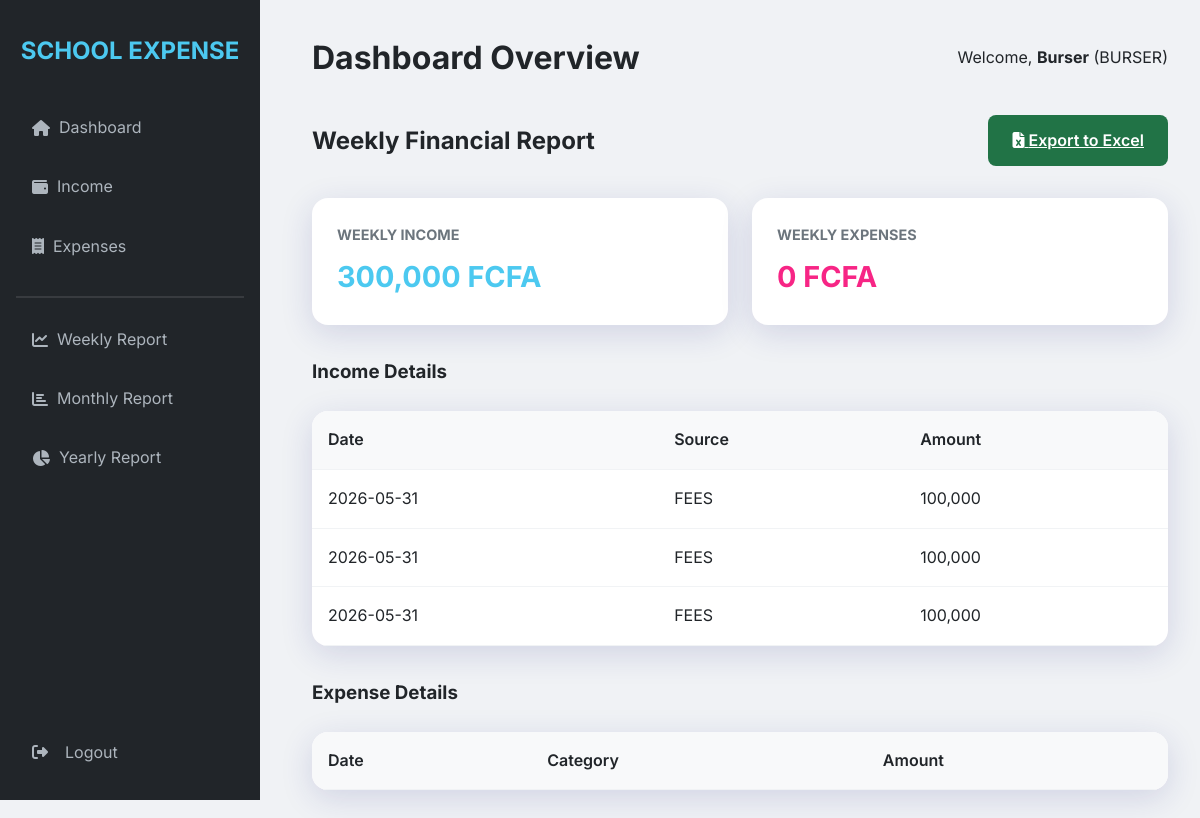
/reports/weekly (signed in), run on the app's committed database.
### models.py (models this page shows, shortened)
class User(UserMixin, db.Model):
    id = db.Column(db.Integer, primary_key=True)
    username = db.Column(db.String(64), unique=True, nullable=False)
    email = db.Column(db.String(120), unique=True, nullable=False)
    password_hash = db.Column(db.String(512), nullable=False)  # Increased to 512 for scrypt hash
    role = db.Column(db.String(20), nullable=False)  # SUPER_ADMIN, PRINCIPAL, BURSER, ACCOUNTANT, SECRETARY

class Income(db.Model):
    id = db.Column(db.Integer, primary_key=True)
    amount = db.Column(db.Float, nullable=False)
    source = db.Column(db.String(100), nullable=False)
    student_name = db.Column(db.String(100))
    student_session = db.Column(db.String(100))  # Anglophone or Francophone
    student_class = db.Column(db.String(100))
    section = db.Column(db.String(100))
    pta_level = db.Column(db.String(100))
    description = db.Column(db.Text)
    date = db.Column(db.DateTime, default=datetime.utcnow)
    added_by = db.Column(db.Integer, db.ForeignKey('user.id'))

### routes.py (the view)
    @app.route('/reports/<type>')
    @login_required
    def view_report(type):
        if type == 'weekly':
            template_name = 'reports/weekly_report.html'
            start_date = datetime.utcnow() - timedelta(days=7)
        elif type == 'monthly':
            template_name = 'reports/monthly_report.html'
            start_date = datetime.utcnow() - timedelta(days=30)
        elif type == 'yearly':
            template_name = 'reports/yearly_report.html'
            start_date = datetime.utcnow() - timedelta(days=365)
        else:
            abort(404)
        incomes = Income.query.filter(Income.date >= start_date).all()
        expenses = Expense.query.filter(Expense.date >= start_date).all()
        return render_template(template_name, incomes=incomes, expenses=expenses)

### app.py (called while the page is built)
def create_app():
    app = Flask(__name__)
    app.config.from_object(Config)
    app.secret_key = app.config.get('SECRET_KEY')
    if app.config.get('ENV') == 'production' and app.secret_key in (None, '', 'change_this_dev_secret'):
        raise RuntimeError('SECRET_KEY must be set in environment for production deployment')
    CSRFProtect(app)
    db.init_app(app)
    login_manager = LoginManager()
    login_manager.login_view = 'login'
    login_manager.init_app(app)
    @login_manager.user_loader
    def load_user(user_id):
        return User.query.get(int(user_id))
    with app.app_context():
        db.create_all()
        fix_username_column(app)
        ensure_schema_columns(app)
        ensure_default_staff(app)
        ensure_default_school_settings(app)
        ensure_admin_user(app)
    register_routes(app)
    return app

### templates/reports/weekly_report.html (shortened to what this page needs)
{% extends "base.html" %}
{% block content %}
<div style="display: flex; justify-content: space-between; align-items: center; margin-bottom: 2rem;">
    <h2>Weekly Financial Report</h2>
    <a href="{{ url_for('export_excel', type='weekly') }}" class="btn btn-primary" style="background: #217346;"><i class="fas fa-file-excel"></i> Export to Excel</a>
</div>
<div class="stats-grid">
    <div class="card">
        <h3>Weekly Income</h3>
        <div class="value" style="color: var(--success);">{{ "{:,.0f}".format(incomes|sum(attribute='amount')) }} FCFA</div>
    </div>
    <div class="card">
        <h3>Weekly Expenses</h3>
        <div class="value" style="color: var(--warning);">{{ "{:,.0f}".format(expenses|sum(attribute='amount')) }} FCFA</div>
    </div>
</div>
<h3>Income Details</h3>
<div class="table-container" style="margin-bottom: 2rem;">
    <table>
        <thead>
            <tr><th>Date</th><th>Source</th><th>Amount</th></tr>
        </thead>
        <tbody>
            {% for income in incomes %}
            <tr><td>{{ income.date.strftime('%Y-%m-%d') }}</td><td>{{ income.source }}</td><td>{{ "{:,.0f}".format(income.amount) }}</td></tr>
            {% endfor %}
        </tbody>
    </table>
</div>
<h3>Expense Details</h3>
<div class="table-container">
    <table>
        <thead>
            <tr><th>Date</th><th>Category</th><th>Amount</th></tr>
        </thead>
    </table>
</div>
{% endblock %}

### templates/base.html (shortened to what this page needs)
<!DOCTYPE html>
<html lang="en">
<head>
    <link rel="stylesheet" href="{{ url_for('static', filename='css/style.css') }}">
    <link rel="stylesheet" href="https://cdnjs.cloudflare.com/ajax/libs/font-awesome/6.4.0/css/all.min.css">
</head>
<body>
    {% if current_user.is_authenticated %}
    <div class="app-container">
        <aside class="sidebar">
            <h2>SCHOOL EXPENSE</h2>
            <nav>
                <ul class="nav-links">
                    <li><a href="{{ url_for('dashboard') }}" class="{{ 'active' if request.endpoint == 'dashboard' }}"><i class="fas fa-home"></i> &nbsp; Dashboard</a></li>
                    <li><a href="{{ url_for('view_income') }}" class="{{ 'active' if 'income' in request.endpoint }}"><i class="fas fa-wallet"></i> &nbsp; Income</a></li>
                    <li><a href="{{ url_for('view_expenses') }}" class="{{ 'active' if 'expenses' in request.endpoint }}"><i class="fas fa-receipt"></i> &nbsp; Expenses</a></li>
                    <hr style="margin: 1rem 0; border: 0.5px solid rgba(255,255,255,0.1)">
                    <li><a href="{{ url_for('view_report', type='weekly') }}"><i class="fas fa-chart-line"></i> &nbsp; Weekly Report</a></li>
                    <li><a href="{{ url_for('view_report', type='monthly') }}"><i class="fas fa-chart-bar"></i> &nbsp; Monthly Report</a></li>
                    <li><a href="{{ url_for('view_report', type='yearly') }}"><i class="fas fa-chart-pie"></i> &nbsp; Yearly Report</a></li>
                    <li style="margin-top: auto;">
                        <form method="post" action="{{ url_for('logout') }}" style="margin: 0; width: 100%;">
                            <button type="submit" class="logout-btn">
                                <i class="fas fa-sign-out-alt"></i> &nbsp; Logout
                            </button>
                        </form>
                    </li>
                </ul>
            </nav>
        </aside>
        <main class="main-content">
            <header style="margin-bottom: 2rem; display: flex; justify-content: space-between; align-items: center;">
                <h1>{{ title if title else 'Dashboard Overview' }}</h1>
                <div class="user-info">
                    <span>Welcome, <strong>{{ current_user.username }}</strong> ({{ current_user.role }})</span>
                </div>
            </header>
            {% block content %}{% endblock %}
        </main>
    </div>
    {% else %}
        {% block login_content %}{% endblock %}
    {% endif %}
</body>
</html>

### static/css/style.css (style rules this page uses)
:root { --primary: #4361ee; --secondary: #3f37c9; --accent: #4895ef; --success: #4cc9f0; --warning: #f72585; --danger: #e63946; --dark: #212529; --light: #f8f9fa; --gray: #6c757d; --glass: rgba(255, 255, 255, 0.9); --shadow: 0 8px 32px 0 rgba(31, 38, 135, 0.15); }
* { margin: 0; padding: 0; box-sizing: border-box; font-family: 'Inter', -apple-system, BlinkMacSystemFont, "Segoe UI", Roboto, sans-serif; }
body { background: #f0f2f5; color: var(--dark); line-height: 1.6; overflow-x: auto; width: 100%; }
.app-container { display: flex; min-height: 100vh; width: 100%; }
.sidebar { width: 260px; background: var(--dark); color: white; padding: 2rem 1rem; position: fixed; height: 100vh; transition: all 0.3s ease; }
.sidebar h2 { font-size: 1.5rem; margin-bottom: 2rem; text-align: center; color: var(--success); font-weight: 700; }
.nav-links { list-style: none; display: flex; flex-direction: column; height: calc(100vh - 120px); }
.nav-links li { margin-bottom: 0.5rem; }
.nav-links a { color: #adb5bd; text-decoration: none; padding: 0.8rem 1rem; display: flex; align-items: center; border-radius: 8px; transition: 0.3s; }
.nav-links button { color: #adb5bd; padding: 0.8rem 1rem; display: flex; align-items: center; border-radius: 8px; transition: 0.3s; width: 100%; background: none; border: none; font-size: 1rem; cursor: pointer; font-family: inherit; }
.logout-btn { color: #adb5bd; padding: 0.8rem 1rem; display: flex; align-items: center; gap: 0.5rem; border-radius: 8px; transition: 0.3s; width: 100%; background: none; border: none; font-size: 1rem; cursor: pointer; font-family: inherit; }
.main-content { flex: 1; margin-left: 280px; padding: 2rem; min-width: 0; width: calc(100% - 280px); }
.stats-grid { display: grid; grid-template-columns: repeat(auto-fit, minmax(240px, 1fr)); gap: 1.5rem; margin-bottom: 2rem; }
.card { background: white; padding: 1.5rem; border-radius: 16px; box-shadow: var(--shadow); border: 1px solid rgba(255, 255, 255, 0.3); }
.card h3 { font-size: 0.9rem; color: var(--gray); margin-bottom: 0.5rem; text-transform: uppercase; }
.card .value { font-size: 1.8rem; font-weight: 700; color: var(--primary); }
.btn { padding: 0.8rem 1.5rem; border-radius: 8px; border: none; cursor: pointer; font-weight: 600; transition: 0.3s; display: inline-block; text-align: center; }
.btn-primary { background: var(--primary); color: white; }
.table-container { background: white; border-radius: 16px; overflow: hidden; box-shadow: var(--shadow); margin-top: 1.5rem; }
table { width: 100%; border-collapse: collapse; }
th, td { padding: 1rem; text-align: left; border-bottom: 1px solid #f1f3f5; }
th { background: #f8f9fa; font-weight: 600; }

### data on the page
User: username "Burser", role "BURSER"
Income: date "2026-05-31", source "FEES", amount "100,000"
Income: date "2026-05-31", source "FEES", amount "100,000"
Income: date "2026-05-31", source "FEES", amount "100,000"

### other printed values
{{ title if title else 'Dashboard Overview' }} "Dashboard Overview"
{{ "{:,.0f}".format(incomes|sum(attribute='amount')) }} "300,000"
{{ "{:,.0f}".format(expenses|sum(attribute='amount')) }} "0"
